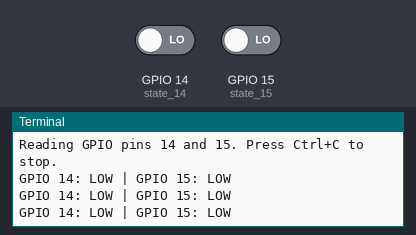
Recording of a program running on a simulated Raspberry Pi (BCM pin numbers). Shown: the last lines printed to the terminal. The inputs (shaded band) are chosen by the test bench; at power-on: GPIO 14 (state_14) LOW, GPIO 15 (state_15) LOW.

Above: at 1.2 s.
1.3 s: GPIO 14 (state_14) driven HIGH
At 1.9 s:
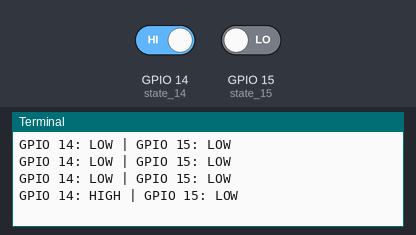
3.0 s: GPIO 15 (state_15) driven HIGH
At 3.4 s:
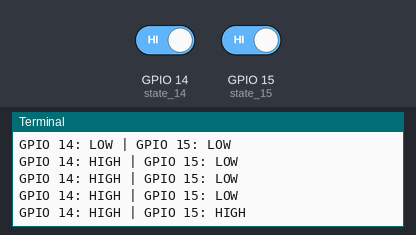
4.5 s: GPIO 14 (state_14) driven LOW
At 4.9 s:
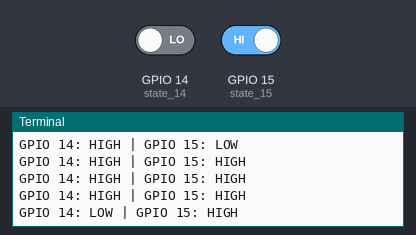

Measured:
- after the input at 1.3 s, the terminal: prints a new line after 0.20 s (image 1)
- after the input at 3.0 s, the terminal: prints a new line at once (image 2)
- after the input at 4.5 s, the terminal: prints a new line at once (image 3)

The program:

read.py
```python
import RPi.GPIO as GPIO
import time

# Setup
GPIO.setmode(GPIO.BCM)
GPIO.setwarnings(False)

# Define the GPIO pins to read
PIN_14 = 14
PIN_15 = 15

GPIO.setup(PIN_14, GPIO.IN)
GPIO.setup(PIN_15, GPIO.IN)

print("Reading GPIO pins 14 and 15. Press Ctrl+C to stop.")

try:
    while True:
        state_14 = GPIO.input(PIN_14)
        state_15 = GPIO.input(PIN_15)

        print(f"GPIO 14: {'HIGH' if state_14 else 'LOW'} | GPIO 15: {'HIGH' if state_15 else 'LOW'}")

        time.sleep(0.5)  # adjust as needed
except KeyboardInterrupt:
    print("\nStopped by user.")
finally:
    GPIO.cleanup()
```
